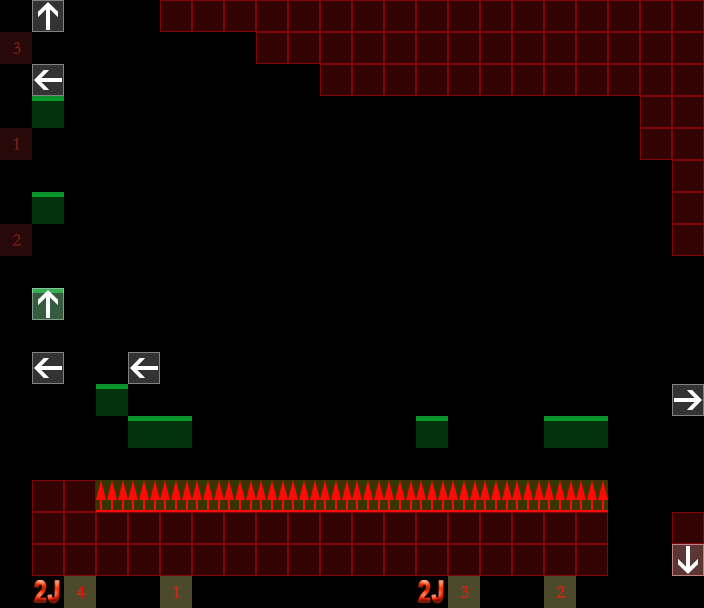

The image is a tile-based game level rendered from a .tmx file. Its description and complete source (layers, tilesets, objects, tile grids) follow:
An orthogonal 22x19 tile map with 32x32 px tiles, 3 tile layers (ele_bg, collision, notation), 2 tilesets.

<map version="1.2" tiledversion="1.2.4" orientation="orthogonal" renderorder="left-down" width="22" height="19" tilewidth="32" tileheight="32" infinite="0" nextlayerid="4" nextobjectid="1">
 <tileset firstgid="1" source="meta.tsx" />
 <tileset firstgid="226" source="ele_base.tsx" />
 <layer id="1" name="ele_bg" width="22" height="19">
  <data encoding="csv">
227,0,0,0,226,226,226,0,0,0,226,226,226,0,0,0,226,226,226,0,0,0,
227,0,0,0,226,226,226,0,0,0,226,226,226,0,0,0,226,226,226,0,0,0,
227,0,0,0,226,226,226,0,0,0,226,226,226,0,0,0,226,226,226,0,0,0,
227,226,226,226,0,0,0,226,226,226,0,0,0,226,226,226,0,0,0,226,226,226,
227,226,226,226,0,0,0,226,226,226,0,0,0,226,226,226,0,0,0,226,226,226,
227,226,226,226,0,0,0,226,226,226,0,0,0,226,226,226,0,0,0,226,226,226,
227,0,0,0,226,226,226,0,0,0,226,226,226,0,0,0,226,226,226,0,0,0,
227,0,0,0,226,226,226,0,0,0,226,226,226,0,0,0,226,226,226,0,0,0,
227,0,0,0,226,226,226,0,0,0,226,226,226,0,0,0,226,226,226,0,0,0,
227,226,226,226,0,0,0,226,226,226,0,0,0,226,226,226,0,0,0,226,226,226,
227,226,226,226,0,0,0,226,226,226,0,0,0,226,226,226,0,0,0,226,226,226,
227,226,226,226,0,0,0,226,226,226,0,0,0,226,226,226,0,0,0,226,226,226,
227,0,0,0,226,226,226,0,0,0,226,226,226,0,0,0,226,226,226,0,0,0,
227,0,0,0,226,226,226,0,0,0,226,226,226,0,0,0,226,226,226,0,0,0,
227,0,0,0,226,226,226,0,0,0,226,226,226,0,0,0,226,226,226,0,0,0,
227,226,226,226,0,0,0,226,226,226,0,0,0,226,226,226,0,0,0,226,226,226,
227,226,226,226,0,0,0,226,226,226,0,0,0,226,226,226,0,0,0,226,226,226,
227,226,226,226,0,0,0,226,226,226,0,0,0,226,226,226,0,0,0,226,226,226,
227,227,227,227,227,227,227,227,227,227,227,227,227,227,227,227,227,227,227,227,227,227
</data>
 </layer>
 <layer id="2" name="collision" width="22" height="19">
  <data encoding="csv">
0,0,0,0,0,1,1,1,1,1,1,1,1,1,1,1,1,1,1,1,1,1,
0,0,0,0,0,0,0,0,1,1,1,1,1,1,1,1,1,1,1,1,1,1,
0,0,0,0,0,0,0,0,0,0,1,1,1,1,1,1,1,1,1,1,1,1,
0,20,0,0,0,0,0,0,0,0,0,0,0,0,0,0,0,0,0,0,1,1,
0,0,0,0,0,0,0,0,0,0,0,0,0,0,0,0,0,0,0,0,1,1,
0,0,0,0,0,0,0,0,0,0,0,0,0,0,0,0,0,0,0,0,0,1,
0,20,0,0,0,0,0,0,0,0,0,0,0,0,0,0,0,0,0,0,0,1,
0,0,0,0,0,0,0,0,0,0,0,0,0,0,0,0,0,0,0,0,0,1,
0,0,0,0,0,0,0,0,0,0,0,0,0,0,0,0,0,0,0,0,0,0,
0,20,0,0,0,0,0,0,0,0,0,0,0,0,0,0,0,0,0,0,0,0,
0,0,0,0,0,0,0,0,0,0,0,0,0,0,0,0,0,0,0,0,0,0,
0,0,0,0,0,0,0,0,0,0,0,0,0,0,0,0,0,0,0,0,0,0,
0,0,0,20,0,0,0,0,0,0,0,0,0,0,0,0,0,0,0,0,0,0,
0,0,0,0,20,20,0,0,0,0,0,0,0,20,0,0,0,20,20,0,0,0,
0,0,0,0,0,0,0,0,0,0,0,0,0,0,0,0,0,0,0,0,0,0,
0,1,1,61,61,61,61,61,61,61,61,61,61,61,61,61,61,61,61,0,0,0,
0,1,1,1,1,1,1,1,1,1,1,1,1,1,1,1,1,1,1,0,0,1,
0,1,1,1,1,1,1,1,1,1,1,1,1,1,1,1,1,1,1,0,0,1,
0,0,0,0,0,0,0,0,0,0,0,0,0,0,0,0,0,0,0,0,0,0
</data>
 </layer>
 <layer id="3" name="notation" width="22" height="19">
  <data encoding="csv">
0,47,0,0,0,0,0,0,0,0,0,0,0,0,0,0,0,0,0,0,0,0,
244,0,0,0,0,0,0,0,0,0,0,0,0,0,0,0,0,0,0,0,0,0,
0,49,0,0,0,0,0,0,0,0,0,0,0,0,0,0,0,0,0,0,0,0,
0,0,0,0,0,0,0,0,0,0,0,0,0,0,0,0,0,0,0,0,0,0,
242,0,0,0,0,0,0,0,0,0,0,0,0,0,0,0,0,0,0,0,0,0,
0,0,0,0,0,0,0,0,0,0,0,0,0,0,0,0,0,0,0,0,0,0,
0,0,0,0,0,0,0,0,0,0,0,0,0,0,0,0,0,0,0,0,0,0,
243,0,0,0,0,0,0,0,0,0,0,0,0,0,0,0,0,0,0,0,0,0,
0,0,0,0,0,0,0,0,0,0,0,0,0,0,0,0,0,0,0,0,0,0,
0,47,0,0,0,0,0,0,0,0,0,0,0,0,0,0,0,0,0,0,0,0,
0,0,0,0,0,0,0,0,0,0,0,0,0,0,0,0,0,0,0,0,0,0,
0,49,0,0,49,0,0,0,0,0,0,0,0,0,0,0,0,0,0,0,0,0,
0,0,0,0,0,0,0,0,0,0,0,0,0,0,0,0,0,0,0,0,0,50,
0,0,0,0,0,0,0,0,0,0,0,0,0,0,0,0,0,0,0,0,0,0,
0,0,0,0,0,0,0,0,0,0,0,0,0,0,0,0,0,0,0,0,0,0,
0,0,0,0,0,0,0,0,0,0,0,0,0,0,0,0,0,0,0,0,0,0,
0,0,0,0,0,0,0,0,0,0,0,0,0,0,0,0,0,0,0,0,0,0,
0,0,0,0,0,0,0,0,0,0,0,0,0,0,0,0,0,0,0,0,0,48,
0,228,237,0,0,234,0,0,0,0,0,0,0,228,236,0,0,235,0,0,0,0
</data>
 </layer>
</map>
